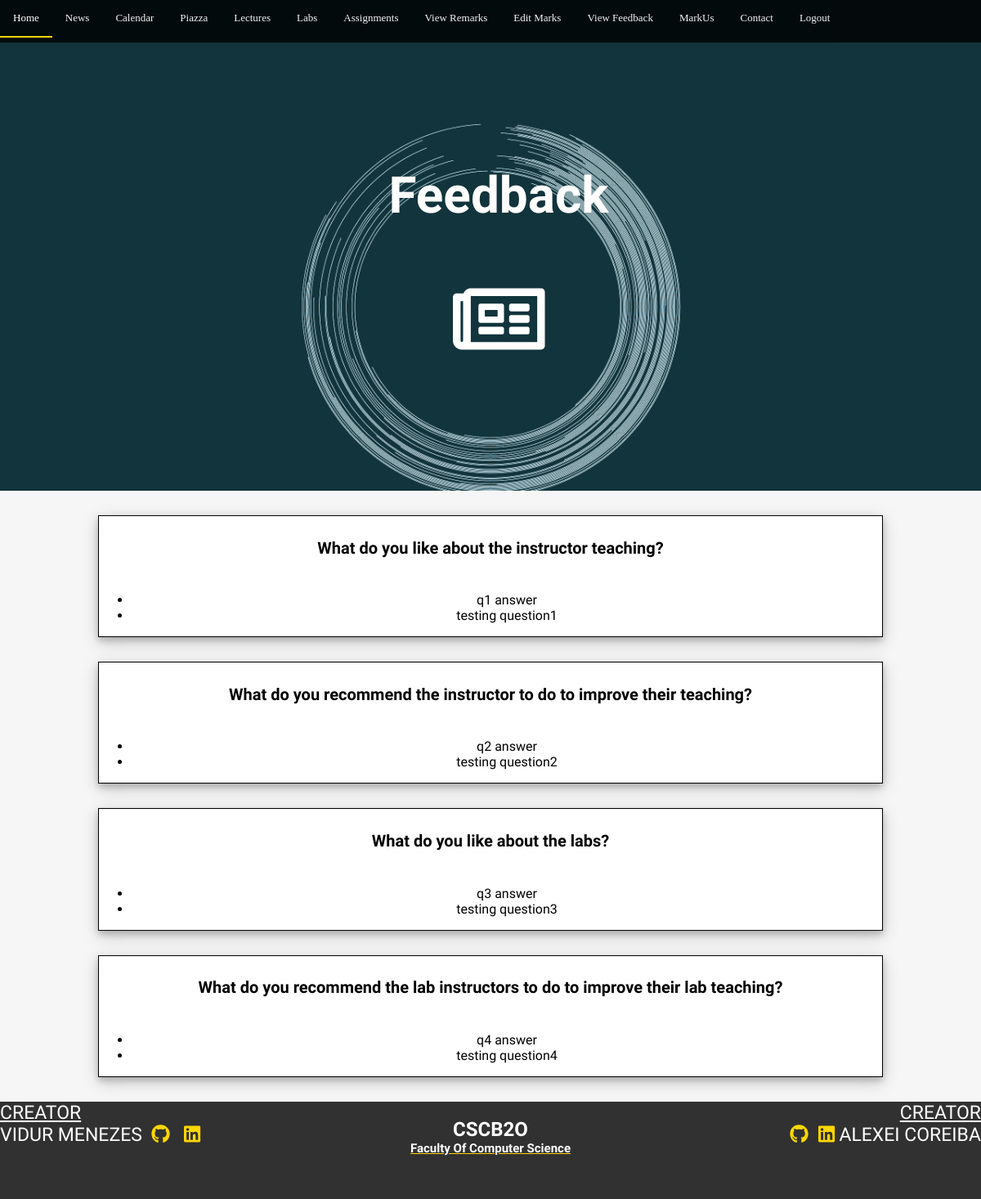
Screenshot of /Assignment3/htdocs/viewfeedback.php (signed in) with the database file from the repository.
### tables this page shows
CREATE TABLE `feedbackquestions` (
  `QuestionID` varchar(45) NOT NULL,
  `Question` varchar(255) NOT NULL,
  PRIMARY KEY (`QuestionID`),
  UNIQUE KEY `QuestionNumber_UNIQUE` (`QuestionID`)
);

CREATE TABLE `feedback` (
  `feedbackid` int(11) NOT NULL AUTO_INCREMENT,
  `instructorid` varchar(255) NOT NULL,
  `question1` varchar(255) NOT NULL,
  `question2` varchar(255) NOT NULL,
  `question3` varchar(255) NOT NULL,
  `question4` varchar(255) NOT NULL,
  PRIMARY KEY (`feedbackid`),
  UNIQUE KEY `feedbackid_UNIQUE` (`feedbackid`)
);

### Assignment3/htdocs/viewfeedback.php (the view, shortened to what this page needs)
<!DOCTYPE html>
<html>
<head>
  <link rel="stylesheet" type="text/css" href="news.css">
</head>
<body>
  <?php
  include('navbar.php');
  $id = $questionId = $question = $answer = $final = $buildingBlock = "";
  $id = $_SESSION['utorid'];
  ?>
  <div id="background">
    <div id="CourseTitle">
      <div class="myBounceDiv">
        <h1>Feedback</h1>
        <br>
        <i class="far fa-newspaper fa-5x"></i>
      </div>
    </div>
  </div>
  <?php
  $sqlquestions = "SELECT * FROM feedbackquestions";
  $questions = mysqli_query($db,$sqlquestions);
  if ($questions->num_rows > 0) {
    while($row = mysqli_fetch_array($questions)){
      $questionId = $row['QuestionID'];
      $question = $row['Question'];
      $buildingBlock = "<div class=\"mainsection\"><h4>$question</h4><ul>";
      $sql = "SELECT $questionId FROM feedback WHERE instructorid='$id'";
      $result = mysqli_query($db,$sql);
      if ($result->num_rows > 0) {
        while($row = mysqli_fetch_array($result)){
          $answer = $row[0];
          $buildingBlock = $buildingBlock."<li>$answer</li>";
        }
        $buildingBlock = $buildingBlock."</ul></div>";
        $final = $final.$buildingBlock;
      }
    }
  }
  echo $final;
  include('footer.php');
  ?>
</body>
</html>

### Assignment3/htdocs/news.css (style rules this page uses)
#background { background-image: url(./img/background6.jpg); overflow: auto; height: 600px; -webkit-background-size: cover; -moz-background-size: cover; -o-background-size: cover; background-size: cover; }
h4 { font-size: 20px; }
#CourseTitle { color: white; font-size: 20px; background-color: transparent; text-align: center; padding: 10px; width: 50%; margin-left: 25%; margin-top: 150px; }
.mainsection { display: flex; flex-direction: column; text-align: center; color: black; margin: 30px; margin-left: 10%; margin-right: 10%; border: 1px solid black; box-shadow: 0 4px 8px 0 rgba(0, 0, 0, 0.2), 0 6px 20px 0 rgba(0, 0, 0, 0.19); background-color: white; #border-radius: 25px; }

### Assignment3/htdocs/navbar.css (style rules this page uses)
.myBounceDiv { -moz-animation:bounce .60s linear ; -webkit-animation:bounce .60s linear ; }

### Assignment3/htdocs/footer.css (style rules this page uses)
body { margin: 0; font-family: 'Nunito Sans', sans-serif; background-color: #F6F6F6; min-height: 100%; }
h1 { font-family: 'Nunito Sans', sans-serif; font-size: 62px; }

### rows the page displays
feedbackquestions: Question "What do you like about the instructor teaching?"
feedback: question1 "q1 answer q2 answer q3 answer q4 answer"
feedback: question1 "testing question1 testing question2 testing question3 testing question4"
feedbackquestions: Question "What do you recommend the instructor to do to improve their teaching?"
feedbackquestions: Question "What do you like about the labs?"
feedbackquestions: Question "What do you recommend the lab instructors to do to improve their lab teaching?"
